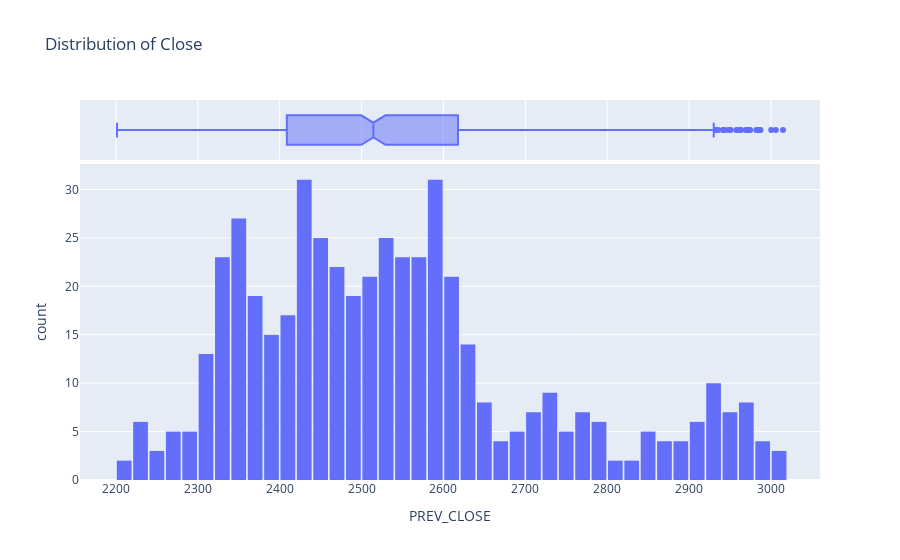

Source (notebook cell):
### Code cell
fig = px.histogram(Reliance, 
                   x='PREV_CLOSE', 
                   marginal='box', 
                   nbins=47, 
                   title='Distribution of Close')
fig.update_layout(bargap=0.1)
fig.show()

### Figure 1 — Plotly figure (JSON) as saved in the notebook; plotly's stock layout.template omitted (floating-point values rounded to 4 significant figures; data arrays with more than 128 entries replaced by an {"elided": "..."} marker saying what was removed)
{"data": [{"alignmentgroup": "True", "bingroup": "x", "hovertemplate": "PREV_CLOSE=%{x}<br>count=%{y}<extra></extra>", "legendgroup": "", "marker": {"color": "#636efa", "pattern": {"shape": ""}}, "name": "", "nbinsx": 47, "offsetgroup": "", "orientation": "v", "showlegend": false, "type": "histogram", "x": {"elided": "496 float values"}, "xaxis": "x", "yaxis": "y"}, {"alignmentgroup": "True", "hovertemplate": "PREV_CLOSE=%{x}<extra></extra>", "legendgroup": "", "marker": {"color": "#636efa"}, "name": "", "notched": true, "offsetgroup": "", "showlegend": false, "type": "box", "x": {"elided": "496 float values"}, "xaxis": "x2", "yaxis": "y2"}], "layout": {"autosize": true, "bargap": 0.1, "barmode": "relative", "legend": {"tracegroupgap": 0}, "title": {"text": "Distribution of Close"}, "xaxis": {"anchor": "y", "autorange": true, "domain": [0, 1], "range": [2156.0, 3060.0], "title": {"text": "PREV_CLOSE"}, "type": "linear"}, "xaxis2": {"anchor": "y2", "autorange": true, "domain": [0, 1], "matches": "x", "range": [2156.0, 3060.0], "showgrid": true, "showticklabels": false, "type": "linear"}, "yaxis": {"anchor": "x", "autorange": true, "domain": [0, 0.8316], "range": [0, 32.63], "title": {"text": "count"}}, "yaxis2": {"anchor": "x2", "autorange": true, "domain": [0.8416, 1], "matches": "y2", "range": [-0.5, 0.5], "showgrid": false, "showline": false, "showticklabels": false, "ticks": "", "type": "category"}}}
